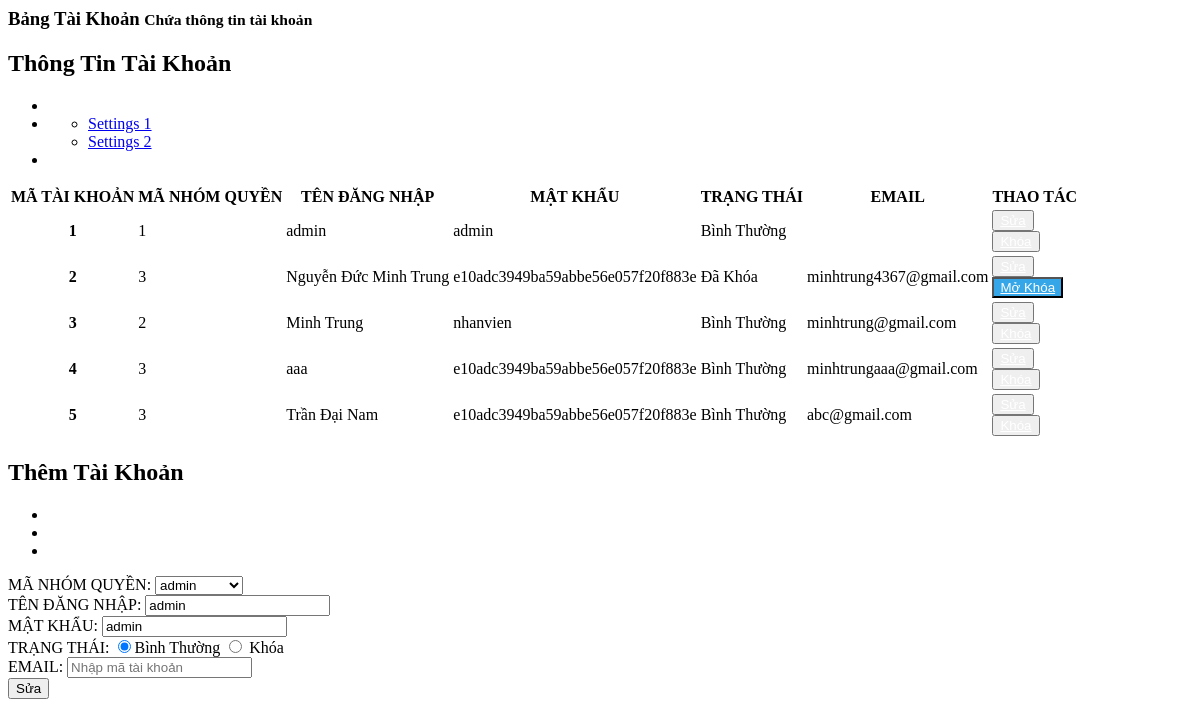
/admin/dashboard/manage_account.php?updatetk=1, run on the app's committed database.
### tables this page shows
CREATE TABLE `taikhoan` (
  `MA_TK` int(10) UNSIGNED NOT NULL,
  `MA_GROUP_QUYEN` int(10) UNSIGNED DEFAULT NULL,
  `TEN_DANG_NHAP` varchar(50) NOT NULL,
  `MAT_KHAU` varchar(500) NOT NULL,
  `STATUS` int(1) NOT NULL DEFAULT 1,
  `EMAIL` varchar(50) NOT NULL
);

CREATE TABLE `groupquyen` (
  `MA_GROUP_QUYEN` int(10) UNSIGNED NOT NULL,
  `TEN_GROUP_QUYEN` varchar(20) NOT NULL
);

### admin/dashboard/manage_account.php (the view, shortened to what this page needs)
<?php
$action_permission = "./action/add_account.php";
$displayupdate = 'none';
$displayblock = 'block';
$displayunblock = 'none';
$MA_TK = "";
$MA_GQ = "";
$TEN_DN = "";
$MK = "";
$EMAIL = "";
$TEN_GQ = "";
if (isset($_GET['updatetk'])) {
  $displayupdate = 'block';
  $id_ma_tk = $_GET['updatetk'];
  $showAccount = "SELECT * FROM taikhoan WHERE MA_TK = '$id_ma_tk'";
  $data1 = mysqli_fetch_assoc(mysqli_query($connect, $showAccount));
  $MA_TK = $data1['MA_TK'];
  $MA_GQ = $data1['MA_GROUP_QUYEN'];
  $TEN_DN = $data1['TEN_DANG_NHAP'];
  $MK = $data1['MAT_KHAU'];
  $EMAIL = $data1['EMAIL'];
  $showPermission = "SELECT * FROM groupquyen WHERE MA_GROUP_QUYEN='$MA_GQ'";
  $data = mysqli_fetch_assoc(mysqli_query($connect, $showPermission));
  $TEN_GQ = $data['TEN_GROUP_QUYEN'];
  $action_permission = "./action/update_account.php";
}
?>
<div class="right_col" role="main">
  <div class="">
    <div class="page-title">
      <div class="title_left">
        <h3>Bảng Tài Khoản <small>Chứa thông tin tài khoản</small></h3>
      </div>
    </div>
    <div class="row">
      <div class="col-md-8 col-sm-6 col-xs-12">
        <div class="x_panel">
          <div class="x_title">
            <h2>Thông Tin Tài Khoản </h2>
            <ul class="nav navbar-right panel_toolbox">
              <li><a class="collapse-link"><i class="fa fa-chevron-up"></i></a>
              </li>
              <li class="dropdown">
                <ul class="dropdown-menu" role="menu">
                  <li><a href="#">Settings 1</a>
                  </li>
                  <li><a href="#">Settings 2</a>
                  </li>
                </ul>
              </li>
              <li><a class="close-link"><i class="fa fa-close"></i></a>
              </li>
            </ul>
          </div>
          <div class="x_content" style="overflow: auto;">
            <table class="table table-striped">
              <thead>
                <tr>
                  <th>MÃ TÀI KHOẢN</th>
                  <th>MÃ NHÓM QUYỀN</th>
                  <th>TÊN ĐĂNG NHẬP</th>
                  <th>MẬT KHẨU</th>
                  <th>TRẠNG THÁI</th>
                  <th>EMAIL</th>
                  <th>THAO TÁC</th>
                </tr>
              </thead>
              <tbody>
                <?php
                $getAccount = "SELECT * FROM taikhoan";
                $Accounts = mysqli_query($connect, $getAccount);
                while ($Account = mysqli_fetch_array($Accounts)) {
                  if($Account['STATUS']=='1'){
                    $trangthai="Bình Thường";
                    $displayblock = 'block';
                    $displayunblock = 'none';
                  } else {
                    $trangthai = "Đã Khóa";
                    $displayunblock = 'block';
                    $displayblock = 'none';
                  }
                ?>
                  <tr>
                    <th scope="row"><?php echo $Account['MA_TK']  ?></th>
                    <td><?php echo $Account['MA_GROUP_QUYEN'] ?></td>
                    <td><?php echo $Account['TEN_DANG_NHAP'] ?></td>
                    <td><?php echo $Account['MAT_KHAU'] ?></td>
                    <td><?php echo $trangthai ?></td>
                    <td><?php echo $Account['EMAIL'] ?></td>
                    <td>
                      <button id="open-update-PN" type="button" class="btn btn-warning" onclick=''><a style="color: white;" href="index.php?manage=accounts&updatetk=<?php echo $Account['MA_TK'] ?>">Sửa</a></button>
                      <button type="submit" style="display:<?php echo $displayblock ?>" class="btn btn-success">
                        <a style="color: white;" href="index.php?manage=accounts&blockstt=<?php echo $Account['STATUS']?>&matk=<?php echo $Account['MA_TK'] ?>">Khóa</a>
                      </button>
                      <button type="submit" style="display:<?php echo $displayunblock?>; background: rgb(53, 166, 231);" class="btn btn-warning">
                        <a style="color: white;" href="index.php?manage=accounts&unblockstt=<?php echo $Account['STATUS'] ?>&matk=<?php echo $Account['MA_TK'] ?>">Mở Khóa</a>
                      </button>
                    </td>
                  </tr>
                <?php
                }
                ?>
              </tbody>
            </table>
          </div>
        </div>
      </div>
      <div class="col-md-4 col-sm-6 col-xs-12">
        <div class="x_panel">
          <div class="x_title">
            <h2>Thêm Tài Khoản</h2>
            <ul class="nav navbar-right panel_toolbox">
              <li><a class="collapse-link"><i class="fa fa-chevron-up"></i></a>
              </li>
              <li class="dropdown">
              </li>
              <li><a class="close-link"><i class="fa fa-close"></i></a>
              </li>
            </ul>
          </div>
          <div class="x_content">
            <form action="<?php echo $action_permission ?>" method="get" id='form-account' >
              <div class="form-group">
                <div class="form-group">
                  <label for="manhomquyen">MÃ NHÓM QUYỀN:</label>
                  <select class="form-control" id="manhomquyen" name="manhomquyen">
                    <option value="<?php echo  $MA_GQ ?>" selected><?php echo  $TEN_GQ ?></option>
                  </select>
                </div>
                <div class="form-group">
                  <label for="tendn">TÊN ĐĂNG NHẬP:</label>
                  <input type="text" class="form-control" id="tendn" placeholder="Nhập mã tài khoản" name="tendn" value="<?php echo  $TEN_DN ?>" require>
                </div>
                <div class="form-group">
                  <label for="mk">MẬT KHẨU:</label>
                  <input type="text" class="form-control" id="mk" placeholder="Nhập mã tài khoản" name="mk" value="<?php echo  $MK ?>" require>
                </div>
                <div class="form-group row">
                  <label for="trangthai">TRẠNG THÁI:</label>
                  <?php
                    $checked="";
                    $unchecked="";
                    $gettt = mysqli_query($connect, "SELECT STATUS from taikhoan WHERE MA_TK='$MA_TK'");
                    if ($gettt->num_rows > 0) {
                      while ($row = $gettt->fetch_assoc()) {
                        if ($row["STATUS"] == '1') {
                          $checked="checked" ;
                          $unchecked="";
                        } else if ($row["STATUS"] == '0') {
                          $unchecked="checked";
                          $checked="";
                        }
                      }
                    }
                  ?>
                  <input type="radio" <?php echo $checked;?> class="form-control" id="trangthai" name="trangthai" value="1" require>Bình Thường
                  <input type="radio" <?php echo $unchecked;?> class="form-control" id="trangthai" name="trangthai" value="0" require> Khóa
                </div>
                <div class="form-group">
                  <label for="email">EMAIL:</label>
                  <input type="text" class="form-control" id="email" placeholder="Nhập mã tài khoản" name="email" value="<?php echo  $EMAIL ?>" require>
                </div>
                <div id="button-update-PN" style="display:<?php echo $displayupdate ?>">
                  <button type="submit" class="btn btn-warning">Sửa</button>
                </div>
            </form>
          </div>
        </div>
      </div>
    </div>
  </div>
</div>

### data on the page
taikhoan: MA_TK "1", MA_GROUP_QUYEN "1", TEN_DANG_NHAP "admin", MAT_KHAU "admin", STATUS "Bình Thường", tendn "admin", mk "admin"
taikhoan: MA_TK "2", MA_GROUP_QUYEN "3", TEN_DANG_NHAP "Nguyễn Đức Minh Trung", MAT_KHAU "e10adc3949ba59abbe56e057f20f883e", STATUS "Đã Khóa", EMAIL "minhtrung4367@gmail.com"
taikhoan: MA_TK "3", MA_GROUP_QUYEN "2", TEN_DANG_NHAP "Minh Trung", MAT_KHAU "nhanvien", STATUS "Bình Thường", EMAIL "minhtrung@gmail.com"
taikhoan: MA_TK "4", MA_GROUP_QUYEN "3", TEN_DANG_NHAP "aaa", MAT_KHAU "e10adc3949ba59abbe56e057f20f883e", STATUS "Bình Thường", EMAIL "minhtrungaaa@gmail.com"
taikhoan: MA_TK "5", MA_GROUP_QUYEN "3", TEN_DANG_NHAP "Trần Đại Nam", MAT_KHAU "e10adc3949ba59abbe56e057f20f883e", STATUS "Bình Thường", EMAIL "abc@gmail.com"
groupquyen: manhomquyen "admin"
